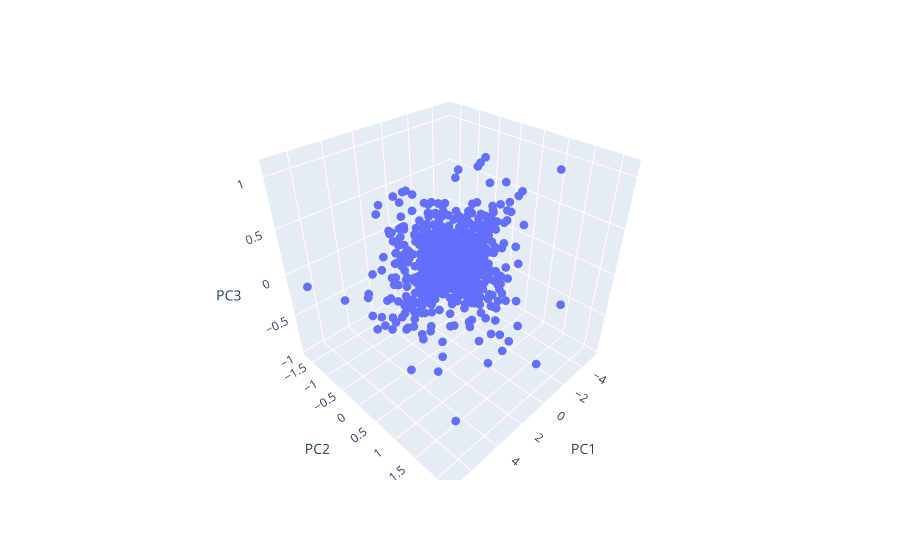

The cell this chart's notebook holds for it:
### Code cell
Y_pred_PCA = pd.DataFrame(Y_pred_PCA)
Y_pred_PCA.columns = ['PC1', 'PC2', 'PC3']

fig = px.scatter_3d(Y_pred_PCA, x='PC1', y='PC2', z='PC3') #,range_x=Y_range, range_y=Y_range, range_z=Y_range, size=len(Y)*[0.1], width = 800, height = 800
fig.update_traces(marker_size = 3)
fig.show()
fig.write_html("Y_PCA.html")

### Figure 1 — Plotly figure (JSON) as saved in the notebook; plotly's stock layout.template omitted (floating-point values rounded to 4 significant figures; data arrays with more than 128 entries replaced by an {"elided": "..."} marker saying what was removed)
{"data": [{"hovertemplate": "PC1=%{x}<br>PC2=%{y}<br>PC3=%{z}<extra></extra>", "legendgroup": "", "marker": {"color": "#636efa", "size": 3, "symbol": "circle"}, "mode": "markers", "name": "", "scene": "scene", "showlegend": false, "type": "scatter3d", "x": {"elided": "1000 float values"}, "y": {"elided": "1000 float values"}, "z": {"elided": "1000 float values"}}], "layout": {"legend": {"tracegroupgap": 0}, "margin": {"t": 60}, "scene": {"domain": {"x": [0, 1], "y": [0, 1]}, "xaxis": {"title": {"text": "PC1"}}, "yaxis": {"title": {"text": "PC2"}}, "zaxis": {"title": {"text": "PC3"}}}}}
